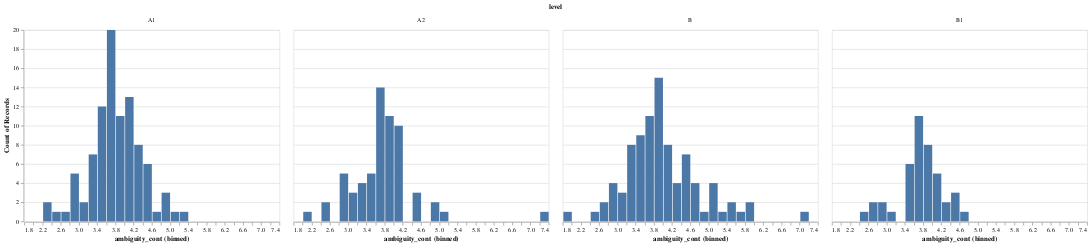

Notebook code for this chart:
### Code cell
alt.Chart(level_amb_df).mark_bar().encode(x = alt.X('ambiguity_cont', bin = alt.Bin(maxbins = 30)), y = 'count()').facet('level')

### Figure 1 — Vega-Lite specification as saved in the notebook (floating-point values rounded to 4 significant figures; data arrays with more than 128 entries replaced by an {"elided": "..."} marker saying what was removed)
{"$schema": "https://vega.github.io/schema/vega-lite/v4.8.1.json", "config": {"view": {"continuousHeight": 300, "continuousWidth": 400}}, "data": {"name": "data-8c94a6a0ed4ce269d16eea0f4b8b5a93"}, "datasets": {"data-8c94a6a0ed4ce269d16eea0f4b8b5a93": {"elided": "287 records"}}, "facet": {"field": "level", "type": "nominal"}, "spec": {"encoding": {"x": {"bin": {"maxbins": 30}, "field": "ambiguity_cont", "type": "quantitative"}, "y": {"aggregate": "count", "type": "quantitative"}}, "mark": "bar"}}
